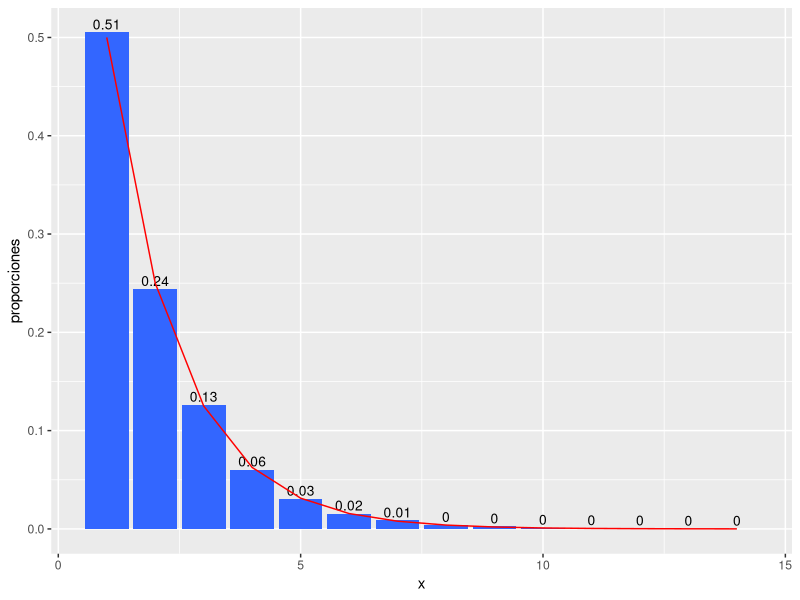
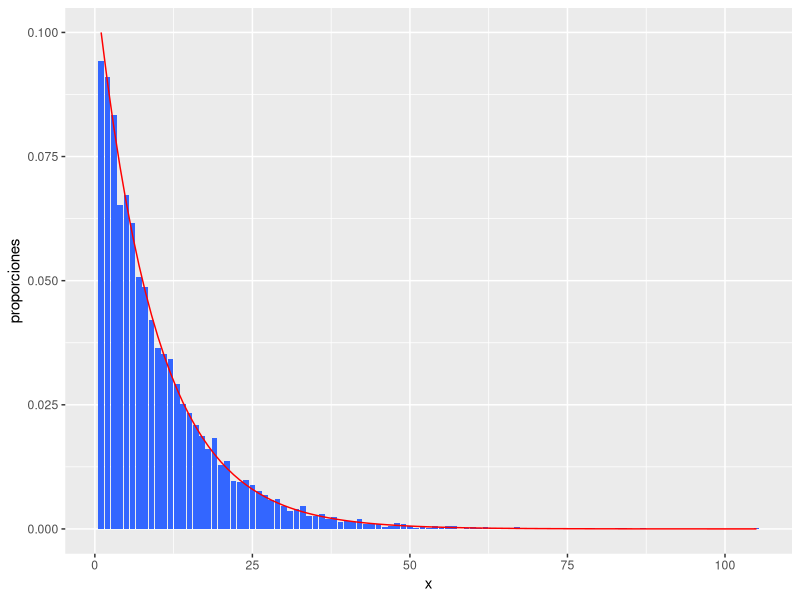
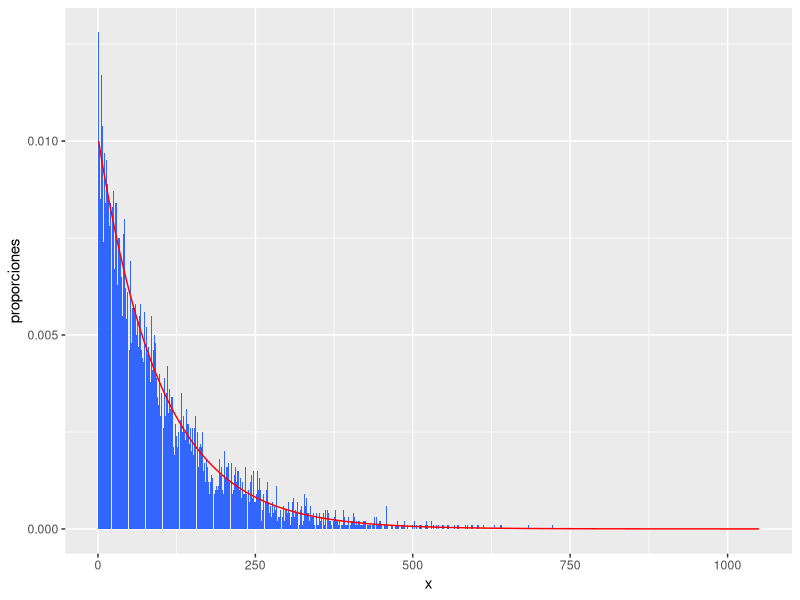

R code for these plots, in order: (Note: a time limit stopped this script after it produced the figures.)
#ej1
1-pgeom(4,.5)
1/.5

#ej2
1-pnbinom(1,3,.15)
3/.15

#ej3
dbinom(3,10,.4)

#ej4
lanzamientos<- function(p,N){
resultados<-rep(0,N)
for(i in 1:N){
  contador<-0
  muestra<-"s"
  while(muestra!="a"){
    muestra<-sample(x = c("a","s"),size = 1,replace = F,prob = c(p,1-p))
    contador<-contador+1
  }
  resultados[i]<-contador
}
return(resultados)
}

#fija una semila siempre que realices simulaciones
set.seed(0)
v1<-lanzamientos(.5,10^4)
v2<-lanzamientos(.1,10^4)
v3<-lanzamientos(.01,10^4)
t1<-table(v1)
t2<-table(v2)
t3<-table(v3)
df1<-data.frame(x=1:as.integer(names(t1[length(t1)])),proporciones=0)
df2<-data.frame(x=1:as.integer(names(t2[length(t2)])),proporciones=0)
df3<-data.frame(x=1:as.integer(names(t3[length(t3)])),proporciones=0)
for(i in 1:length(df1$x)){
  if(is.na(t1[as.character(i)])==F){
    df1$proporciones[i]<-t1[as.character(i)]
  }
}
for(i in 1:length(df2$x)){
  if(is.na(t2[as.character(i)])==F){
    df2$proporciones[i]<-t2[as.character(i)]
  }
}
for(i in 1:length(df3$x)){
  if(is.na(t3[as.character(i)])==F){
    df3$proporciones[i]<-t3[as.character(i)]
  }
}
dgeometrica<-function(x,p){
  return(dgeom(x-1,p))
}
df1$proporciones<-df1$proporciones/10^4
df2$proporciones<-df2$proporciones/10^4
df3$proporciones<-df3$proporciones/10^4

library(ggplot2)
plot1<-ggplot(as.data.frame(df1),aes(x=x,y=proporciones))+
  geom_bar(stat = "identity",fill=I("#3366FF"))+
  geom_text(aes(label=round(proporciones,digits = 2)), vjust=-0.3, size=3.5)+
  stat_function(fun = dgeometrica,n=length(df1$x), color="red",args = list(p =.5))

print(plot1)
plot1<-ggplot(as.data.frame(df2),aes(x=x,y=proporciones))+
  geom_bar(stat = "identity",fill=I("#3366FF"))+
#  geom_text(aes(label=round(proporciones,digits = 2)), vjust=-0.3, size=3.5)+
  stat_function(fun = dgeometrica,n=length(df2$x), color="red",args = list(p =.1))

print(plot1)
#recuerda usar el operador ' <- '
plot1<-ggplot(as.data.frame(df3),aes(x=x,y=proporciones))+
  geom_bar(stat = "identity",fill=I("#3366FF"))+
  #geom_text(aes(label=round(proporciones/104,digits = 2)), vjust=-0.3, size=3.5)+
  stat_function(fun = dgeometrica,n=length(df3$x), color="red",args = list(p =.01))

print(plot1)


v1<-lanzamientos(.5,10^6)
v2<-lanzamientos(.1,10^6)
v3<-lanzamientos(.01,10^6)
mean(v1);mean(v2);mean(v3)
sd(v1);sd(v2);sd(v3)
t1<-table(v1)
t2<-table(v2)
t3<-table(v3)
df1<-data.frame(x=1:as.integer(names(t1[length(t1)])),proporciones=0)
df2<-data.frame(x=1:as.integer(names(t2[length(t2)])),proporciones=0)
df3<-data.frame(x=1:as.integer(names(t3[length(t3)])),proporciones=0)
for(i in 1:length(df1$x)){
  if(is.na(t1[as.character(i)])==F){
    df1$proporciones[i]<-t1[as.character(i)]
  }
}
for(i in 1:length(df2$x)){
  if(is.na(t2[as.character(i)])==F){
    df2$proporciones[i]<-t2[as.character(i)]
  }
}
for(i in 1:length(df3$x)){
  if(is.na(t3[as.character(i)])==F){
    df3$proporciones[i]<-t3[as.character(i)]
  }
}
dgeometrica<-function(x,p){
  return(dgeom(x-1,p))
}
df1$proporciones<-df1$proporciones/10^6
df2$proporciones<-df2$proporciones/10^6
df3$proporciones<-df3$proporciones/10^6

plot1<-ggplot(as.data.frame(df1),aes(x=x,y=proporciones))+
  geom_bar(stat = "identity",fill=I("#3366FF"))+
  geom_text(aes(label=round(proporciones,digits = 2)), vjust=-0.3, size=3.5)+
  stat_function(fun = dgeometrica,n=length(df1$x), color="red",args = list(p =.5))

print(plot1)
plot1<-ggplot(as.data.frame(df2),aes(x=x,y=proporciones))+
  geom_bar(stat = "identity",fill=I("#3366FF"))+
#  geom_text(aes(label=round(proporciones,digits = 2)), vjust=-0.3, size=3.5)+
  stat_function(fun = dgeometrica,n=length(df2$x), color="red",args = list(p =.1))

print(plot1)
plot1<-ggplot(as.data.frame(df3),aes(x=x,y=proporciones))+
  geom_bar(stat = "identity",fill=I("#3366FF"))+
  #geom_text(aes(label=round(proporciones/104,digits = 2)), vjust=-0.3, size=3.5)+
  stat_function(fun = dgeometrica,n=length(df3$x), color="red",args = list(p =.01))

print(plot1)




### ej 5 
lanzamientos2<- function(p,r,N){
  resultados<-rep(0,N)
  for(i in 1:N){
    contador<-0
    fallas<-0
    while(fallas!=r){
      muestra<-sample(x = c("a","s"),size = 1,replace = F,prob = c(p,1-p))
      if(muestra=="a"){
        fallas<-fallas+1
      }
      contador<-contador+1
    }
    resultados[i]<-contador
  }
  return(resultados)
}

v1<-lanzamientos2(.2,2,10^6)
v2<-lanzamientos2(.1,2,10^6)
v3<-lanzamientos2(.2,7,10^6)
v4<-lanzamientos2(.1,7,10^6)

t1<-table(v1)
t2<-table(v2)
t3<-table(v3)
t4<-table(v4)

df1<-data.frame(x=1:as.integer(names(t1[length(t1)])),proporciones=0)
df2<-data.frame(x=1:as.integer(names(t2[length(t2)])),proporciones=0)
df3<-data.frame(x=1:as.integer(names(t3[length(t3)])),proporciones=0)
df4<-data.frame(x=1:as.integer(names(t4[length(t4)])),proporciones=0)

for(i in 1:length(df1$x)){
  if(is.na(t1[as.character(i)])==F){
    df1$proporciones[i]<-t1[as.character(i)]
  }
}
for(i in 1:length(df2$x)){
  if(is.na(t2[as.character(i)])==F){
    df2$proporciones[i]<-t2[as.character(i)]
  }
}
for(i in 1:length(df3$x)){
  if(is.na(t3[as.character(i)])==F){
    df3$proporciones[i]<-t3[as.character(i)]
  }
}
for(i in 1:length(df4$x)){
  if(is.na(t4[as.character(i)])==F){
    df4$proporciones[i]<-t4[as.character(i)]
  }
}
dbinomialnegativa<-function(x,r,p){
  return(dnbinom(x-r,r,p))
}
df1$proporciones<-df1$proporciones/10^6
df2$proporciones<-df2$proporciones/10^6
df3$proporciones<-df3$proporciones/10^6
df4$proporciones<-df4$proporciones/10^6

plot1<-ggplot(as.data.frame(df1),aes(x=x,y=proporciones))+
  geom_bar(stat = "identity",fill=I("#3366FF"))+
  # geom_text(aes(label=round(proporciones,digits = 2)), vjust=-0.3, size=3.5)+
  stat_function(fun = dbinomialnegativa,n=length(df1$x), color="red",args = list(r=2,p =.2))
print(plot1)

plot1<-ggplot(as.data.frame(df2),aes(x=x,y=proporciones))+
  geom_bar(stat = "identity",fill=I("#3366FF"))+
  # geom_text(aes(label=round(proporciones,digits = 2)), vjust=-0.3, size=3.5)+
  stat_function(fun = dbinomialnegativa,n=length(df2$x), color="red",args = list(r=2,p =.1))
print(plot1)

plot1<-ggplot(as.data.frame(df3),aes(x=x,y=proporciones))+
  geom_bar(stat = "identity",fill=I("#3366FF"))+
  # geom_text(aes(label=round(proporciones,digits = 2)), vjust=-0.3, size=3.5)+
  stat_function(fun = dbinomialnegativa,n=length(df3$x), color="red",args = list(r=7,p =.2))
print(plot1)

plot1<-ggplot(as.data.frame(df4),aes(x=x,y=proporciones))+
  geom_bar(stat = "identity",fill=I("#3366FF"))+
  # geom_text(aes(label=round(proporciones,digits = 2)), vjust=-0.3, size=3.5)+
  stat_function(fun = dbinomialnegativa,n=length(df4$x), color="red",args = list(r=7,p =.1))
print(plot1)


##ej7
1-dpois(2,6)-dpois(1,6)-dpois(0,6)

## ej 8
integrand<-function(x){6*x*(1-x)}
integrate(f = integrand,0,.4)
(3*(.4^2))-(2*(.4^3))

dbinom(2,6,.352)

##ej 9
procpoisson<-function(t,lambda){
  delta<-t/1000
  resultados<-data.frame(x=seq(0,t,delta),ocurrencias=rep(0,(t/delta)+1))
  aux<-0
    for(k in 0:((t/delta))){
    if((rbinom(1,1,(lambda*delta)+(10^-6)))==1){
      aux<-aux+1
    }
    resultados$ocurrencias[k+1]<-aux
    }
  return(resultados)
}

ej<-procpoisson(10,2)
plot(stepfun(ej$x[2:length(ej$x)], ej$ocurrencias,right = T),verticals=F,main="")
ej<-procpoisson(10,2)
plot(stepfun(ej$x[2:length(ej$x)], ej$ocurrencias,right = T),verticals=F,main="")
ej<-procpoisson(10,2)
plot(stepfun(ej$x[2:length(ej$x)], ej$ocurrencias,right = T),verticals=F,main="")


procpoisson2<-function(t,lambda){
  delta<-t/1000
  aux<-0
  for(k in 0:((t/delta))){
    if((rbinom(1,1,(lambda*delta)+(10^-6)))==1){
      aux<-aux+1
    }
  }
  return(aux)
}

ej2<-rep(0,10^4)
ej2<-replicate(10^4,procpoisson2(1,.5))
plot(table(ej2)/10^4,main="",xlab = "x",ylab = "f(x)")
curve(dpois(x,.5),from = 0,to = 5,n=6,col="red",add = T)
